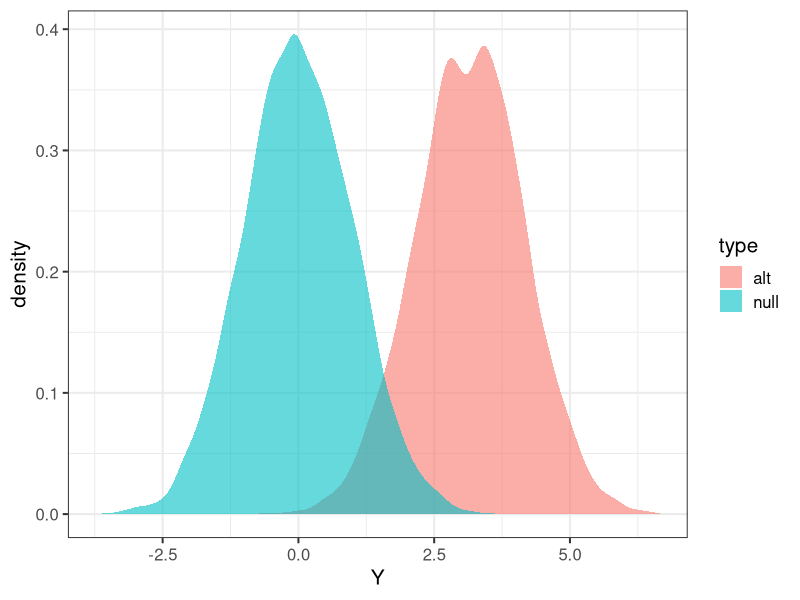

This chart was generated by the following R code:
## ---- chunk 1
library(tidyverse)
## ---- chunk 2

fastlm = function(xx,yy)
{
  ## compute betahat (regression coef) and pvalue with Ftest
  ## for now it does not take covariates

  df1 = 2
  df0 = 1
  ind = !is.na(xx) & !is.na(yy)
  xx = xx[ind]
  yy = yy[ind]
  n = sum(ind)
  xbar = mean(xx)
  ybar = mean(yy)
  xx = xx - xbar
  yy = yy - ybar

  SXX = sum( xx^2 )
  SYY = sum( yy^2 )
  SXY = sum( xx * yy )

  betahat = SXY / SXX

  RSS1 = sum( ( yy - xx * betahat )^2 )
  RSS0 = SYY

  fstat = ( ( RSS0 - RSS1 ) / ( df1 - df0 ) )  / ( RSS1 / ( n - df1 ) )
  pval = 1 - pf(fstat, df1 = ( df1 - df0 ), df2 = ( n - df1 ))
  res = list(betahat = betahat, pval = pval)

  return(res)
}

## ---- chunk 3

nsim = 10000
nsam = 1000
maf = 0.30
r2 = 0.01 ## effect size is calculated as r2 = beta^2 *2*maf*(1-maf)

sig2Y = 1
beta = sqrt( r2 * sig2Y / (2*maf*(1-maf)) )
sig2epsi = sig2Y * (1 - r2)

simpower = function(nsim,nsam,maf,beta)
{
  Xfather = matrix( rbinom(nsam * nsim,1,maf), nsam, nsim )
  Xmother = matrix( rbinom(nsam * nsim,1,maf), nsam, nsim )
  Xboth = Xfather+ Xmother
  Yalt = matrix( rnorm(nsam*nsim), nsam, nsim)*sig2epsi + Xboth * beta
  Ynull = matrix( rnorm(nsam*nsim), nsam, nsim)*sig2Y
  return(list(Yalt=Yalt, Ynull=Ynull, Xmat=Xboth))
}

simp = simpower(nsim,nsam,maf,beta)


## ---- chunk 4

runassoc = function(X,Y)
{
  pvec = rep(NA,ncol(X))
  bvec = rep(NA,ncol(X))
  for(ss in 1:ncol(X))
  {
    fit = fastlm(X[,ss], Y[,ss])
    pvec[ss] = fit$pval  
    bvec[ss] = fit$betahat
  }
  list(pvec=pvec, bvec=bvec)
}

p2z = function(b,p)
{
  ## calculate zscore from p-value and sign of effect size
  sign(b) * abs(qnorm(p/2))
}

calcz = function(X,Y)
{
  tempo = runassoc(X,Y)
  p2z(tempo$bvec,tempo$pvec)
}


## ---- chunk 5

Zalt = calcz(simp$Xmat, simp$Yalt)
Znull = calcz(simp$Xmat, simp$Ynull)

tibble(Y = c(Zalt,Znull), type=c(rep("alt",length(Zalt)),rep("null",length(Znull))) ) %>% ggplot(aes(Y,fill=type)) + geom_density(color=NA,alpha=0.6) + theme_bw(base_size = 15)

## ---- chunk 6

## define significance level

alpha = 0.01

## find threshold for rejection; we want P(Znull > alpha/2) two-sided

threshold = quantile(Znull, 1 - alpha/2)

## calculate proportion of Zalt above threshold

mean(Zalt > threshold)



